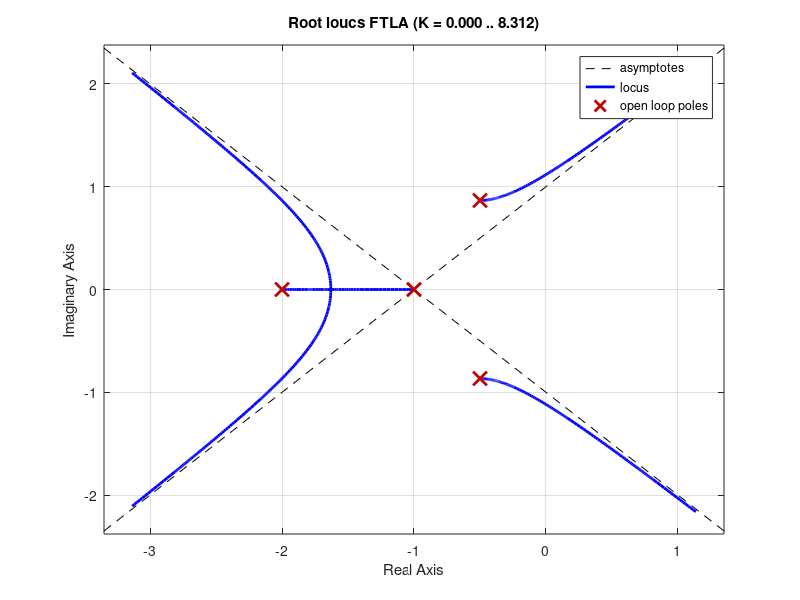
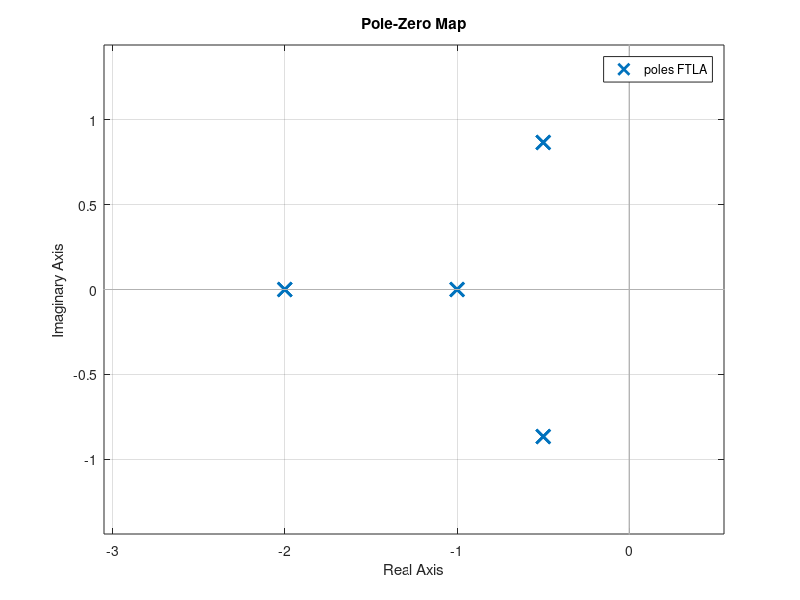
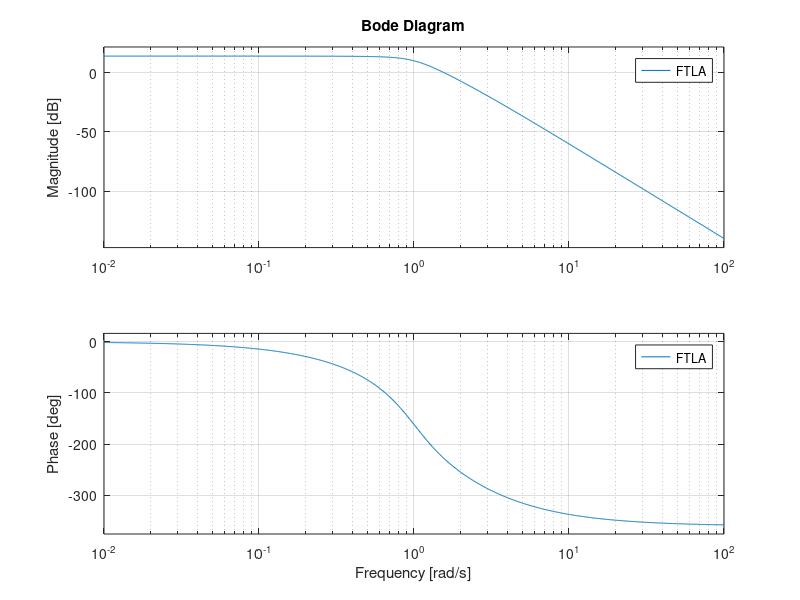
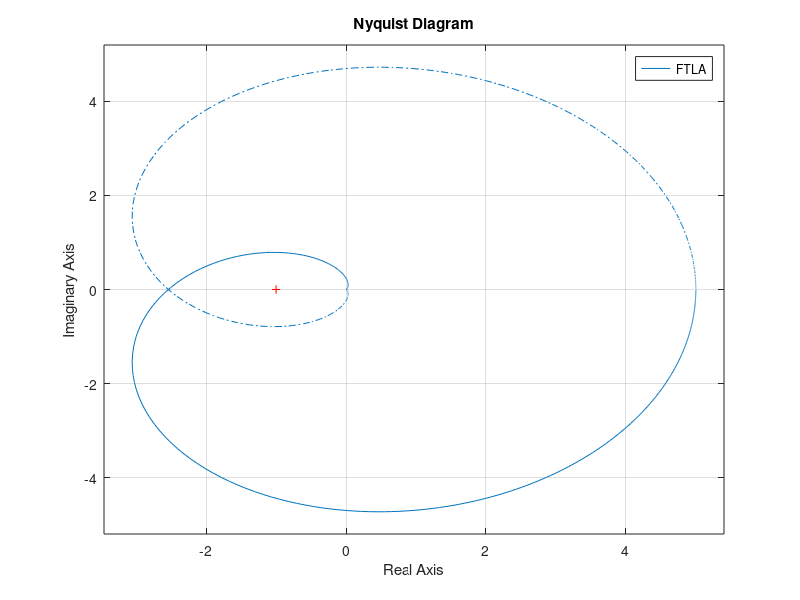

Recreate these plots in MATLAB, in order.
%% Diagramas de Nyquist
%k=3.9375
k=3.9375
G1=tf([1],[1 1]);
G2=tf([k],[1 1 1]);
H=tf([1],[1 2]);
FTLA=G1*G2*H;
FTLC=G1*G2/(1+G1*G2*H); %O FTLC=feedblack(G1*G2,H)
figure(1);
rlocus(FTLA);
figure(2);
pzmap(FTLA);
figure(3);
bode(FTLA);
figure(4);
nyquist(FTLA);

%% k=10

k=10
G1=tf([1],[1 1]);
G2=tf([k],[1 1 1]);
H=tf([1],[1 2]);
FTLA=G1*G2*H;
FTLC=G1*G2/(1+G1*G2*H); % O FTLC=feedblack(G1*G2,H)
figure(1);
rlocus(FTLA); %No varia el lugar geometrico el variar el k
figure(2);
pzmap(FTLA);
figure(3);
bode(FTLA);
figure(4);
nyquist(FTLA);